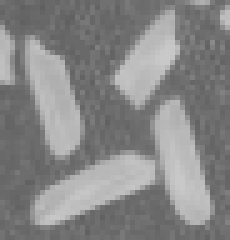
#> input picture imagem.png, 46 x 48 px (shown 5 times larger)
$ python 10-equalizacao.py
#> lines starting #> are read from the running program, lines starting #| are printed output that depends on the picture
import requests
import os
import numpy as np
from PIL import Image

def baixar_e_salvar_imagem(url, pasta_destino):
  try:
    resposta = requests.get(url)

    if resposta.status_code == 200:
      caminho_imagem = os.path.join(pasta_destino, 'imagem.png')

      with open(caminho_imagem, 'wb') as arquivo:
        arquivo.write(resposta.content)

    else:
      print("Erro ao acessar a URL da imagem.")
  except Exception as e:
      print(f"Ocorreu um erro: {e}")

def calculoFrequenciaNiveisCinza(path_imagem):
#> called with path_imagem = './imagem.png'
  imagem = Image.open(path_imagem).convert('L')
#> imagem is the input picture: PIL image 46x48 L; min 96, max 201, mean 134.4
  freq = [0] * 256
  w, h = imagem.size
#> w = 46; h = 48

  for i in range(h):
    for j in range(w):
      pixel = imagem.getpixel((j, i))
      freq[pixel] += 1
#> after the loop, freq = 256 values, max 187 at index 105, min 0 at index 0, mean 8.62

  return freq, h, w, imagem

def probabilidade(frequencia, h, w):
  prob = np.array (frequencia) / (h*w)

  return prob

def probAcumuladas(prob):
  probAc = [0] * 256
  probAc[0] = prob[0]
  for i in range (1, 256):
    probAc[i] = probAc[i-1] + prob[i]

  return probAc

def calculaEqualizacaoHistograma(h, w, imagem, probAcumulada):
  imEq = imagem.copy()

  for i in range(h):
    for j in range(w):
      pixel = imagem.getpixel((j, i))
      novo_pixel = int(probAcumulada[pixel] * 255)
      imEq.putpixel((j, i), novo_pixel)

  return imEq

def calculoFrequenciaNiveisCinzaImEq(imagem):
  freq = [0] * 256
  w, h = imagem.size

  for i in range(h):
    for j in range(w):
      pixel = imagem.getpixel((j, i))
      freq[pixel] += 1

  return freq

if __name__ == "__main__":
#   url = input()
  pasta_destino = "./"
  path_imagem = "./imagem.png"

#   baixar_e_salvar_imagem(url, pasta_destino)
  freq, h, w, imagem = calculoFrequenciaNiveisCinza(path_imagem)
#> h = 48; w = 46
  prob = probabilidade(freq, h, w)
#> in probabilidade, `prob = np.array (frequencia) / (h*w)`: prob = 256 values, max 0.0847 at index 105, min 0 at index 0, mean 0.00391
  probAcumulada = probAcumuladas(prob)
#> after the loop in probAcumuladas, `for i in range (1, 256):`: probAc = 256 values from 0 to 1
#> probAcumulada = 256 values from 0 to 1
  imEq = calculaEqualizacaoHistograma(h, w, imagem, probAcumulada)
#> after the loop in calculaEqualizacaoHistograma, `for i in range(h):`:
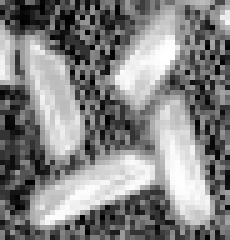
#> imEq: PIL image 46x48 L (shown 5 times larger); min 0, max 255, mean 130.7

  freqImEq = calculoFrequenciaNiveisCinzaImEq(imEq)
#> after the loop in calculoFrequenciaNiveisCinzaImEq, `for i in range(h):`: freq = 256 values, max 187 at index 51, min 0 at index 3, mean 8.62
#> freqImEq has the same summary as freq in calculoFrequenciaNiveisCinzaImEq

  print(freq)
#> (printed output is left out)
  print (freqImEq)
#> (printed output is left out)
